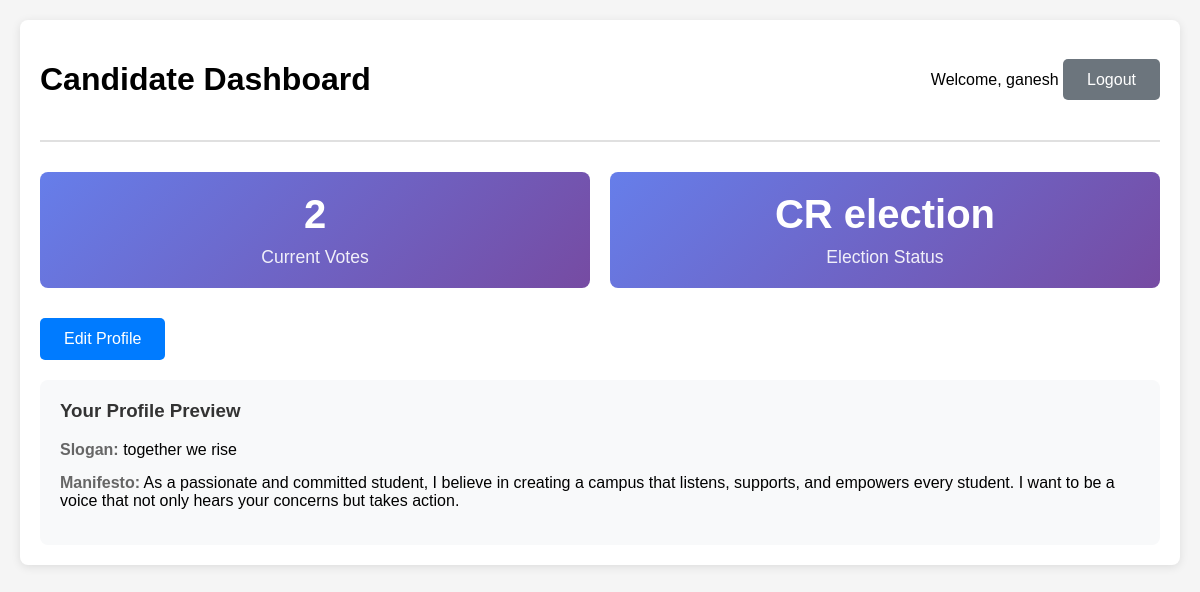
The page /candidate/dashboard/ (signed in) on the database as committed earlier.
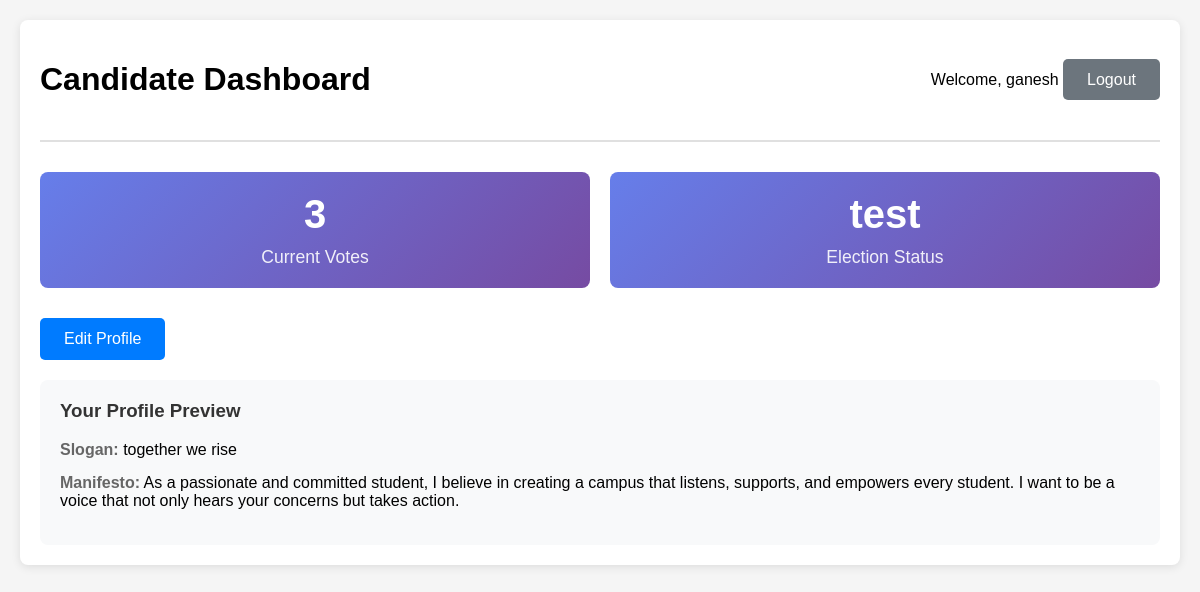
The same page on the database as committed later.
### voting/models.py (models this page shows, shortened)
class Election(models.Model):
    name = models.CharField(max_length=255)
    start_date = models.DateTimeField()
    end_date = models.DateTimeField()
    is_active = models.BooleanField(default=True)

### voting/views.py (the view)
    def wrapper(request, *args, **kwargs):
        if request.user.role != 'candidate':
            messages.error(request, 'Only candidates can access this page.')
            return redirect('dashboard')
        return view_func(request, *args, **kwargs)

### voting/views.py (called while the page is built)
def candidate_required(view_func):
    def wrapper(request, *args, **kwargs):
        if request.user.role != 'candidate':
            messages.error(request, 'Only candidates can access this page.')
            return redirect('dashboard')
        return view_func(request, *args, **kwargs)
    return wrapper

@login_required
@candidate_required
def candidate_dashboard_view(request):
    try:
        candidate_profile = CandidateProfile.objects.get(user=request.user)
        current_votes = Vote.objects.filter(candidate=candidate_profile).count()
        active_election = Election.objects.filter(is_active=True).first()
        context = {
            'candidate_profile': candidate_profile,
            'current_votes': current_votes,
            'active_election': active_election,
            'user_name': f"{request.user.first_name} {request.user.last_name}".strip() or request.user.username
        }
        return render(request, 'voting/candidate_dashboard.html', context)
    except CandidateProfile.DoesNotExist:
        messages.error(request, 'Candidate profile not found.')
        return redirect('dashboard')

### voting/templates/voting/candidate_dashboard.html (shortened to what this page needs)
<!DOCTYPE html>
<html lang="en">
<head>
</head>
<body>
    <div class="container">
        <div class="header">
            <h1>Candidate Dashboard</h1>
            <div>
                <span>Welcome, {{ user_name }}</span>
                <a href="/logout/" class="btn btn-secondary">Logout</a>
            </div>
        </div>
        <div class="stats-grid">
            <div class="stat-card">
                <div class="stat-number">{{ current_votes }}</div>
                <div class="stat-label">Current Votes</div>
            </div>
            <div class="stat-card">
                <div class="stat-number">{% if active_election %}{{ active_election.name }}{% else %}No Active Election{% endif %}</div>
                <div class="stat-label">Election Status</div>
            </div>
        </div>
        <div class="actions">
            <a href="/candidate/profile/" class="btn btn-primary">Edit Profile</a>
        </div>
        <div class="profile-preview">
            <h3>Your Profile Preview</h3>
            <div class="profile-field">
                <strong>Slogan:</strong> {{ candidate_profile.slogan|default:"No slogan set" }}
            </div>
            <div class="profile-field">
                <strong>Manifesto:</strong>
                {% if candidate_profile.manifesto %}
                    {{ candidate_profile.manifesto|truncatewords:50 }}
                {% else %}
                    No manifesto added yet
                {% endif %}
            </div>
        </div>
    </div>
</body>
</html>

Rows that differ between the two databases and show on the page:
no longer on this page (row edited): Election: name "CR election"
added Election: name "test"
Other text that changed with them:
{{ current_votes }}: "2" → "3"
